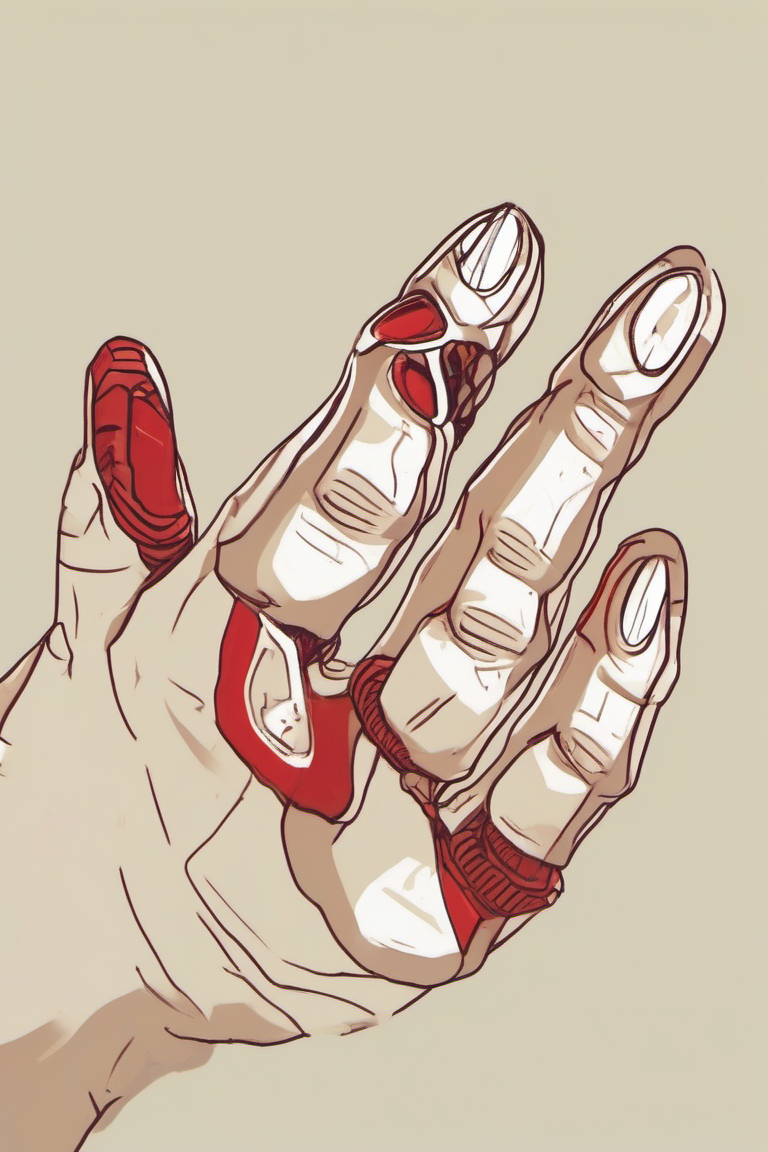
#> input picture tools/art_test/flat_card_lens.png, 768 x 1152 px, given in place of flat_card_lens.png.webp, which was not available
$ python _gold_frame.py art_test/flat_card_lens.png
#> lines starting #> are read from the running program, lines starting #| are printed output that depends on the picture
# -*- coding: utf-8 -*-
"""给核心卡卡面套统一的金属金色边框（程序生成，不经模型）。

版式（768×768）：
    0–4    深黑垫边
    4–9    暗金内凹线
    9–45   金色主带（斜向渐变 + 每 3px 一道拉丝暗线）
    45–50  暗金分层线
    50–53  亮金细线
    53–54  黑线（与画面分隔）
    54–714 画面（660 见方）
四角叠一块更厚的金色角片，角片上压一个凹点。
"""
import sys
from pathlib import Path

from PIL import Image, ImageDraw

sys.stdout.reconfigure(encoding='utf-8')
GAME = Path(r'C:\Users\Administrator\Desktop\杂七杂八\红渊\game')
RAW = GAME / 'art' / '_wanx'
ART = GAME / 'web' / 'assets' / 'art'

SIZE = 768
PIC = 660
OFF = (SIZE - PIC) // 2      # 54
W = OFF                      # 框宽

DARK = (10, 6, 4)
GOLD_HI = (246, 226, 158)
GOLD_MID = (201, 162, 74)
GOLD_LO = (138, 100, 32)
GOLD_DEEP = (72, 50, 16)
BLACK = (6, 4, 3)


def gold_grad(t):
    """t: 0→1，返回该位置的金色（暗金 → 亮金 → 暗金，模拟金属高光在中线）"""
    if t < 0.35:
        k = t / 0.35
        a, b = GOLD_LO, GOLD_HI
    else:
        k = (t - 0.35) / 0.65
        a, b = GOLD_HI, GOLD_DEEP
    return tuple(int(a[i] + (b[i] - a[i]) * k) for i in range(3))


def make_frame():
    """返回一张 SIZE×SIZE 的 RGBA 框（中间透空）"""
    fr = Image.new('RGBA', (SIZE, SIZE), (0, 0, 0, 0))
    d = ImageDraw.Draw(fr)

    # 四条边按「沿框宽方向的渐变」逐像素画，形成斜向高光
    for i in range(W):
        col = gold_grad(i / max(1, W - 1))
        d.rectangle([i, 0, i, SIZE], fill=col + (255,))
        d.rectangle([0, i, SIZE, i], fill=col + (255,))
        d.rectangle([SIZE - 1 - i, 0, SIZE - 1 - i, SIZE], fill=col + (255,))
        d.rectangle([0, SIZE - 1 - i, SIZE, SIZE - 1 - i], fill=col + (255,))

    # 拉丝：每 3px 一道极暗的细线（只画在主带区域）
    for i in range(9, 45, 3):
        d.rectangle([i, 0, i, SIZE], outline=None, fill=(90, 64, 20, 70))
        d.rectangle([0, i, SIZE, i], fill=(90, 64, 20, 70))
        d.rectangle([SIZE - 1 - i, 0, SIZE - 1 - i, SIZE], fill=(90, 64, 20, 70))
        d.rectangle([0, SIZE - 1 - i, SIZE, SIZE - 1 - i], fill=(90, 64, 20, 70))

    # 关键分层线（外→内）
    def line(pos, color, width=1):
        d.rectangle([pos, pos, SIZE - 1 - pos, SIZE - 1 - pos], outline=color, width=width)

    line(0, BLACK + (255,), 4)          # 外垫边
    line(4, GOLD_DEEP + (255,), 5)      # 内凹线
    line(45, GOLD_DEEP + (255,), 5)     # 内分层
    line(50, GOLD_HI + (255,), 3)       # 亮金细线
    line(53, BLACK + (255,), 1)         # 与画面分隔

    # 四角角片
    corner = 96
    for (cx, cy, dx, dy) in [
        (0, 0, 1, 1), (SIZE - corner, 0, 1, 1),
        (0, SIZE - corner, 1, 1), (SIZE - corner, SIZE - corner, 1, 1),
    ]:
        d.rectangle([cx, cy, cx + corner, cy + corner],
                    fill=GOLD_MID + (255,))
        d.rectangle([cx, cy, cx + corner, cy + corner],
                    outline=GOLD_DEEP + (255,), width=3)
        d.rectangle([cx + 6, cy + 6, cx + corner - 6, cy + corner - 6],
                    outline=GOLD_HI + (255,), width=2)
        # 角片中央的凹点
        m = corner // 2
        r = 7
        d.ellipse([cx + m - r, cy + m - r, cx + m + r, cy + m + r],
                  fill=GOLD_DEEP + (255,))
        d.ellipse([cx + m - r + 2, cy + m - r + 2, cx + m + r - 2, cy + m + r - 2],
                  fill=GOLD_HI + (255,))

    # 把中间透开（保留 53px 处的黑分隔线）
    inner = OFF
    d.rectangle([inner, inner, SIZE - 1 - inner, SIZE - 1 - inner], fill=(0, 0, 0, 0))
    return fr


def apply(cid, save_preview=False):
#> called with cid = 'art_test/flat_card_lens.png', save_preview = True
    src = RAW / (cid + '.png')
    if not src.exists():
        src = ART / (cid + '.webp')
    im = Image.open(src).convert('RGB').resize((PIC, PIC), Image.LANCZOS)
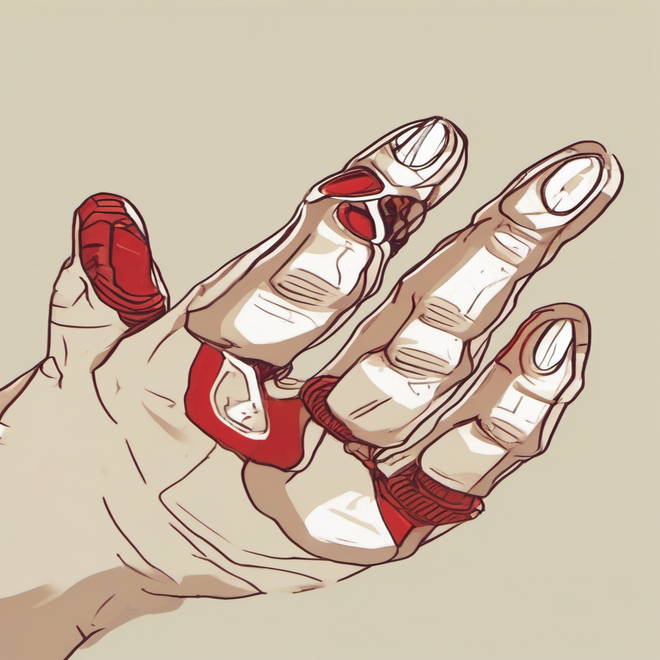
#> im: PIL image 660x660 RGB; mean R, G, B 203.4, 184.9, 166
    canvas = Image.new('RGB', (SIZE, SIZE), DARK)
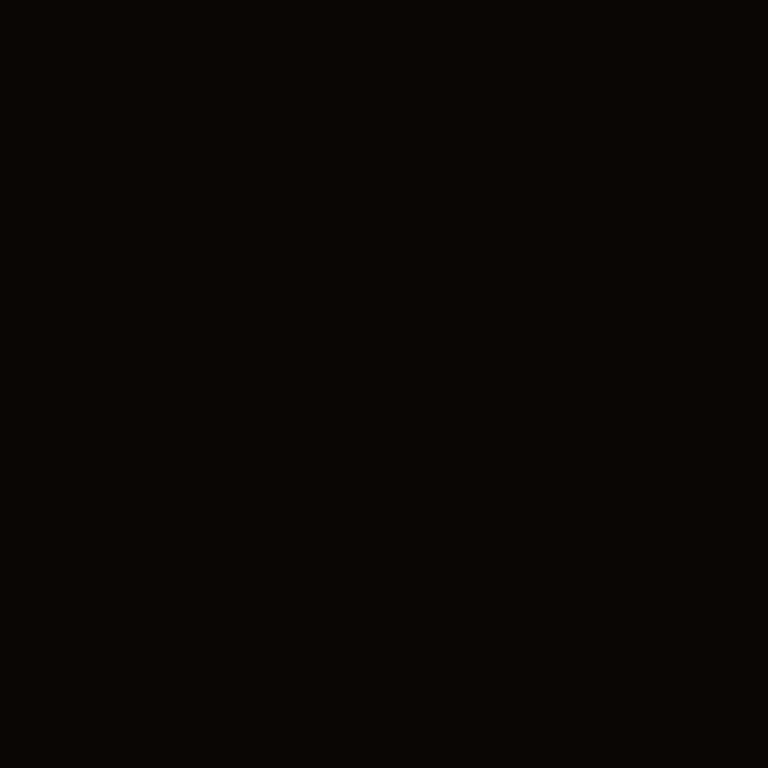
#> canvas: PIL image 768x768 RGB; mean R, G, B 10, 6, 4
    canvas.paste(im, (OFF, OFF))
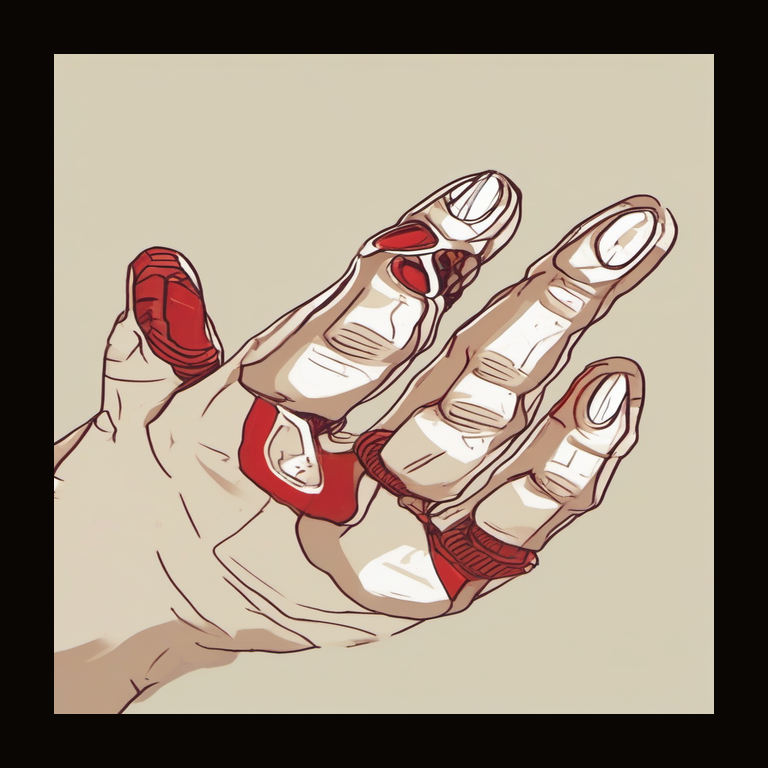
#> canvas: PIL image 768x768 RGB; mean R, G, B 152.8, 138.1, 123.6
    canvas = Image.alpha_composite(canvas.convert('RGBA'), make_frame()).convert('RGB')
#> in make_frame, `fr = Image.new('RGBA', (SIZE, SIZE), (0, 0, 0, 0))`: fr: PIL image 768x768 RGBA; every value is 0
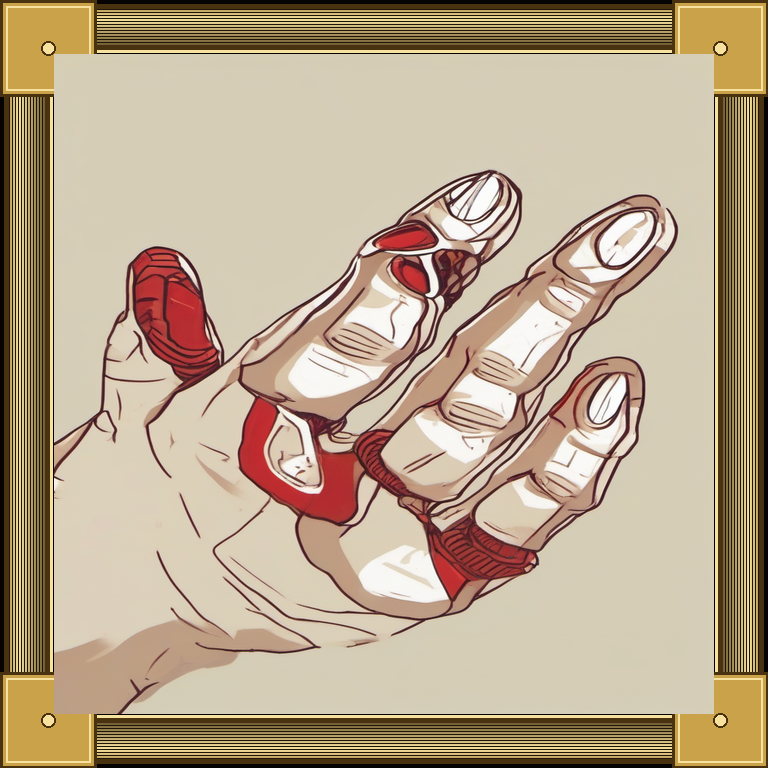
#> canvas: PIL image 768x768 RGB; mean R, G, B 184.9, 165.8, 139.5
    out = ART / (cid + '.webp')
    canvas.save(out, 'WEBP', quality=90, method=6)
    if save_preview:
        canvas.save(GAME / 'art' / '_review' / (cid + '_gold.png'))
    return out


if __name__ == '__main__':
    ids = sys.argv[1:] or ['anm_0051', 'anm_0052', 'anm_0053',
                           'anm_0054', 'anm_0055', 'anm_0056', 'anm_0057']
    for cid in ids:
        p = apply(cid, save_preview=True)
#> (the run stopped early here; a loop or call above may not have finished)
